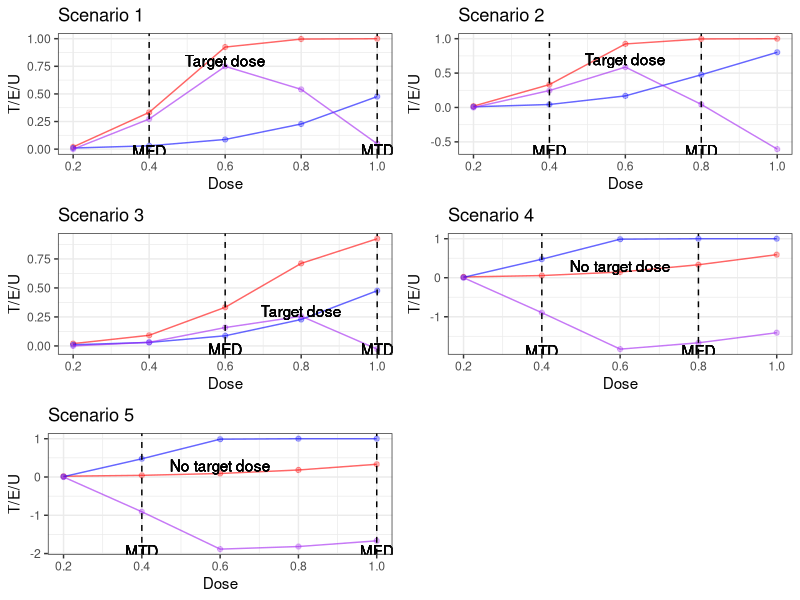

Write the R code that produced this figure.
##------------------------------- Generating plots for T/E/U -------------------------------##
##------------------------------- Jieqi Tu -------------------------------##


# Read in datasets
library(tidyverse)
scenario1 = readxl::read_excel(path = "./Results/EWOUC-NETS-s1-newW2.xlsx")
scenario2 = readxl::read_excel(path = "./Results/EWOUC-NETS-s2-newW2.xlsx")
scenario3 = readxl::read_excel(path = "./Results/EWOUC-NETS-s3-newW2.xlsx")
scenario4 = readxl::read_excel(path = "./Results/EWOUC-NETS-s4-newW2.xlsx")
scenario5 = readxl::read_excel(path = "./Results/EWOUC-NETS-s5-newW2.xlsx")


# -------------------- Scenario 1 -------------------- #
s1 = scenario1 %>% 
  ggplot2::ggplot(aes(x = std.dose, y = s1.pe)) + geom_line(alpha = 0.6, color = "red") + geom_point(alpha = 0.3, color = "red") + geom_line(aes(x = std.dose, y = s1.pt), alpha = 0.6, color = "blue") + 
  geom_point(aes(x = std.dose, y = s1.pt), alpha = 0.3, color = "blue") + geom_line(aes(x = std.dose, y = d.u), alpha = 0.6, color = "purple") + 
  geom_point(aes(x = std.dose, y = d.u), alpha = 0.3, color = "purple") + geom_vline(xintercept = 1, linetype = "dashed") + 
  geom_vline(xintercept = 0.4, linetype = "dashed") + geom_text(x = 0.4, y = -0.02, label = "MED") + geom_text(x = 1, y = -0.01, label = "MTD") + 
  geom_text(x = 0.6, y = 0.8017, label = "Target dose") +
  theme_bw() + labs(
    x = "Dose",
    y = "T/E/U",
    title = "Scenario 1"
  )

# -------------------- Scenario 2 -------------------- #
s2 = scenario2 %>% 
  ggplot2::ggplot(aes(x = std.dose, y = s1.pe)) + geom_line(alpha = 0.6, color = "red") + geom_point(alpha = 0.3, color = "red") + geom_line(aes(x = std.dose, y = s1.pt), alpha = 0.6, color = "blue") + 
  geom_point(aes(x = std.dose, y = s1.pt), alpha = 0.3, color = "blue") + geom_line(aes(x = std.dose, y = d.u), alpha = 0.6, color = "purple") + 
  geom_point(aes(x = std.dose, y = d.u), alpha = 0.3, color = "purple") + geom_vline(xintercept = 0.8, linetype = "dashed") + 
  geom_vline(xintercept = 0.4, linetype = "dashed") + geom_text(x = 0.4, y = -0.63, label = "MED") + geom_text(x = 0.8, y = -0.63, label = "MTD") + 
  geom_text(x = 0.6, y = 0.7012, label = "Target dose") +
  theme_bw() + labs(
    x = "Dose",
    y = "T/E/U",
    title = "Scenario 2"
  )

# -------------------- Scenario 3 -------------------- #
s3 = scenario3 %>% 
  ggplot2::ggplot(aes(x = std.dose, y = s1.pe)) + geom_line(alpha = 0.6, color = "red") + geom_point(alpha = 0.3, color = "red") + geom_line(aes(x = std.dose, y = s1.pt), alpha = 0.6, color = "blue") + 
  geom_point(aes(x = std.dose, y = s1.pt), alpha = 0.3, color = "blue") + geom_line(aes(x = std.dose, y = d.u), alpha = 0.6, color = "purple") + 
  geom_point(aes(x = std.dose, y = d.u), alpha = 0.3, color = "purple") + geom_vline(xintercept = 1, linetype = "dashed") + 
  geom_vline(xintercept = 0.6, linetype = "dashed") + geom_text(x = 0.6, y = -0.03, label = "MED") + geom_text(x = 1, y = -0.03, label = "MTD") + 
  geom_text(x = 0.8, y = 0.3, label = "Target dose") +
  theme_bw() + labs(
    x = "Dose",
    y = "T/E/U",
    title = "Scenario 3"
  )

# -------------------- Scenario 4 -------------------- #
s4 = scenario4 %>% 
  ggplot2::ggplot(aes(x = std.dose, y = s1.pe)) + geom_line(alpha = 0.6, color = "red") + geom_point(alpha = 0.3, color = "red") + geom_line(aes(x = std.dose, y = s1.pt), alpha = 0.6, color = "blue") + 
  geom_point(aes(x = std.dose, y = s1.pt), alpha = 0.3, color = "blue") + geom_line(aes(x = std.dose, y = d.u), alpha = 0.6, color = "purple") + 
  geom_point(aes(x = std.dose, y = d.u), alpha = 0.3, color = "purple") + geom_vline(xintercept = 0.8, linetype = "dashed") + 
  geom_vline(xintercept = 0.4, linetype = "dashed") + geom_text(x = 0.8, y = -1.88, label = "MED") + geom_text(x = 0.4, y = -1.88, label = "MTD") + 
  geom_text(x = 0.6, y = 0.3, label = "No target dose") +
  theme_bw() + labs(
    x = "Dose",
    y = "T/E/U",
    title = "Scenario 4"
  )


# -------------------- Scenario 5 -------------------- #
s5 = scenario5 %>% 
  ggplot2::ggplot(aes(x = std.dose, y = s1.pe)) + geom_line(alpha = 0.6, color = "red") + geom_point(alpha = 0.3, color = "red") + geom_line(aes(x = std.dose, y = s1.pt), alpha = 0.6, color = "blue") + 
  geom_point(aes(x = std.dose, y = s1.pt), alpha = 0.3, color = "blue") + geom_line(aes(x = std.dose, y = d.u), alpha = 0.6, color = "purple") + 
  geom_point(aes(x = std.dose, y = d.u), alpha = 0.3, color = "purple") + geom_vline(xintercept = 1, linetype = "dashed") + 
  geom_vline(xintercept = 0.4, linetype = "dashed") + geom_text(x = 1, y = -1.93, label = "MED") + geom_text(x = 0.4, y = -1.93, label = "MTD") + 
  geom_text(x = 0.6, y = 0.3, label = "No target dose") +
  theme_bw() + labs(
    x = "Dose",
    y = "T/E/U",
    title = "Scenario 5"
  )

# -------------------- Joint plot -------------------- #
library(ggpubr)

ggarrange(s1, s2, s3, s4, s5,
          ncol = 2, nrow = 3)
